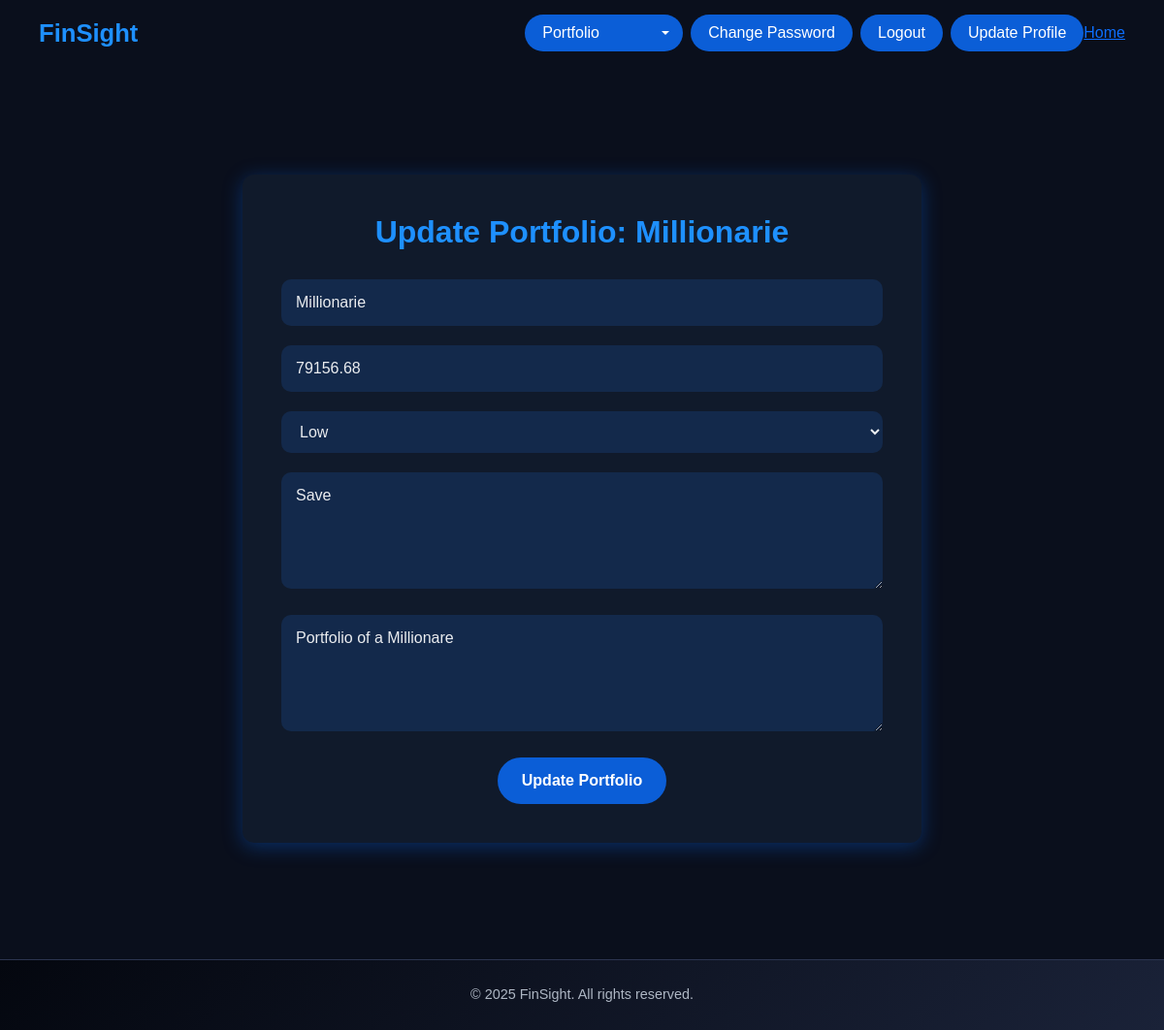
The app's page /update/ (signed in), older data.
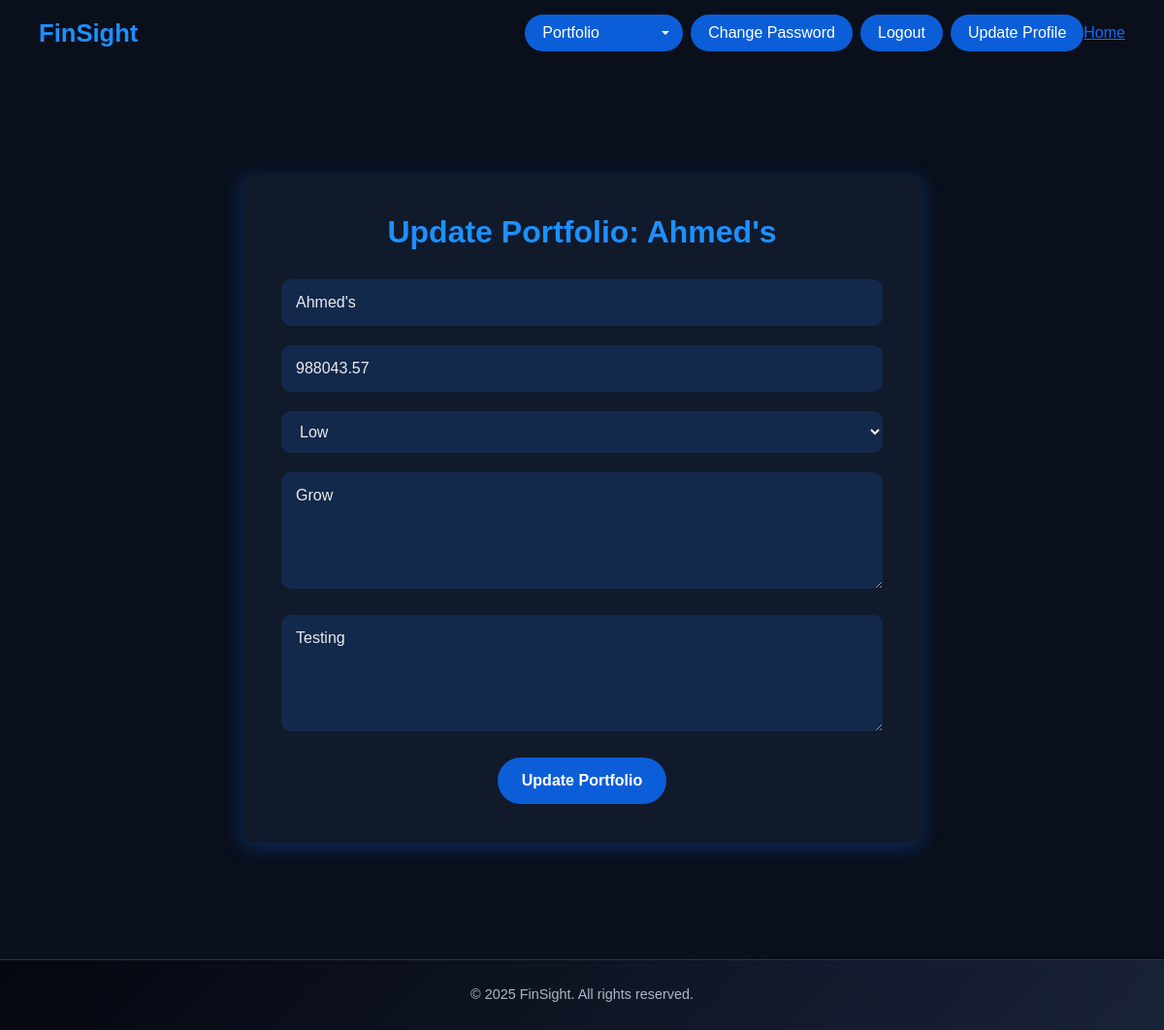
The same page, newer data.
### FinSight/models.py (models this page shows, shortened)
class Portfolio(models.Model):
    RISK_CHOICES = [
        ('Low', 'Low'),
        ('Medium', 'Medium'),
        ('High', 'High'),
    ]
    user = models.OneToOneField(settings.AUTH_USER_MODEL, on_delete=models.CASCADE)
    name = models.CharField(max_length=100, default="My Portfolio")
    description = models.TextField(blank=True, null=True)
    cashBalance = models.DecimalField(max_digits=12, decimal_places=2, default=Decimal('10000.00'))
    riskTolerance = models.CharField(max_length=10, choices=RISK_CHOICES, default='Medium')
    investmentGoal = models.CharField(max_length=100, default="Long-term growth")
    createdAt = models.DateTimeField(auto_now_add=True)
    diversification = JSONField(default=dict, blank=True)

### FinSight/views.py (the view, shortened to what this page needs)
# urls.py: path('update/', views.updatePortfolio, name='updatePortfolio'),
@login_required
def updatePortfolio(request):
    portfolio = get_object_or_404(Portfolio, user=request.user)
    return render(request, 'updatePortfolio.html', {'portfolio': portfolio})

### FinSight/templates/updatePortfolio.html (shortened to what this page needs)
{% load static %}
<!DOCTYPE html>
<html lang="en">
<head>
    <link href="https://cdn.jsdelivr.net/npm/bootstrap@5.3.3/dist/css/bootstrap.min.css" rel="stylesheet">
</head>
<body>
    <nav class="d-flex justify-content-between align-items-center">
        <div class="brand">FinSight</div>
        <div class="d-flex align-items-center">
            {% if request.user.is_authenticated %}
            <form action="#" method="post" class="d-inline">
                <select class="custom-select" name="portfolio_action"
                    onchange="if(this.value) window.location.href=this.value;">
                    <option selected disabled>Portfolio</option>
                </select>
            </form>
            <a href="{% url 'changepassword' %}" class="btn-custom">Change Password</a>
            <a href="{% url 'logout' %}" class="btn-custom">Logout</a>
            <a href="{% url 'update_profile' %}" class="btn-custom">Update Profile</a>
            <a href="{% url 'home' %}">Home</a>
            {% else %}
            <a href="{% url 'login' %}" class="btn-custom">Login</a>
            {% endif %}
        </div>
    </nav>
    <main>
        <div class="portfolio-form">
            <h2>Update Portfolio: {{ portfolio.name }}</h2>
            <form method="post" action="{% url 'updatePortfolio' %}">
                <input type="text" name="name" placeholder="Portfolio Name" value="{{ portfolio.name }}" required>
                <input type="number" name="cashBalance" placeholder="Cash Balance" value="{{ portfolio.cashBalance }}"
                    required>
                <select name="riskTolerance" required>
                    <option value="Low" {% if portfolio.riskTolerance == 'Low' %}selected{% endif %}>Low</option>
                </select>
                <textarea name="investmentGoal" placeholder="Investment Goal"
                    rows="4">{{ portfolio.investmentGoal }}</textarea>
                <textarea name="description" placeholder="Description"
                    rows="4">{{ portfolio.description }}</textarea>
                <button type="submit">Update Portfolio</button>
            </form>
        </div>
    </main>
    <footer>
        © 2025 FinSight. All rights reserved.
    </footer>
</body>
</html>

Row changes from the older to the newer data that the page shows:
removed Portfolio: name "Millionarie", cashBalance "79156.68", riskTolerance "Low", investmentGoal "Save", description "Portfolio of a Millionare"
added Portfolio: name "Ahmed's", cashBalance "988043.57", riskTolerance "Low", investmentGoal "Grow", description "Testing"
